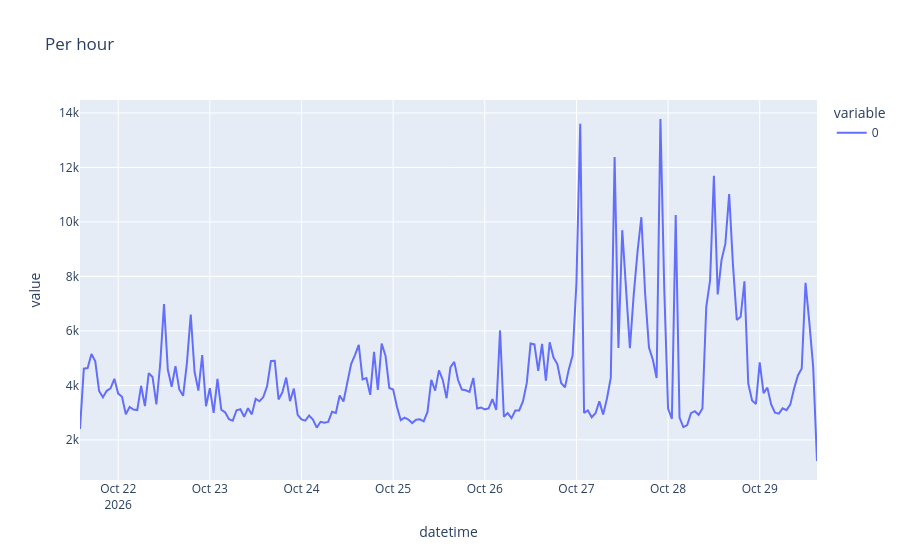

Here is the notebook cell this chart was saved with:
### Code cell
per_hour = real.resample('1h').size() # without honeypot
px.line(per_hour, title="Per hour")

### Figure 1 — Plotly figure (JSON) as saved in the notebook; plotly's stock layout.template omitted (floating-point values rounded to 4 significant figures; data arrays with more than 128 entries replaced by an {"elided": "..."} marker saying what was removed)
{"data": [{"hovertemplate": "variable=0<br>datetime=%{x}<br>value=%{y}<extra></extra>", "legendgroup": "0", "line": {"color": "#636efa", "dash": "solid"}, "marker": {"symbol": "circle"}, "mode": "lines", "name": "0", "orientation": "v", "showlegend": true, "type": "scatter", "x": {"elided": "194 str values"}, "xaxis": "x", "y": {"elided": "194 int values"}, "yaxis": "y"}], "layout": {"legend": {"title": {"text": "variable"}, "tracegroupgap": 0}, "title": {"text": "Per hour"}, "xaxis": {"anchor": "y", "domain": [0, 1], "title": {"text": "datetime"}}, "yaxis": {"anchor": "x", "domain": [0, 1], "title": {"text": "value"}}}}
